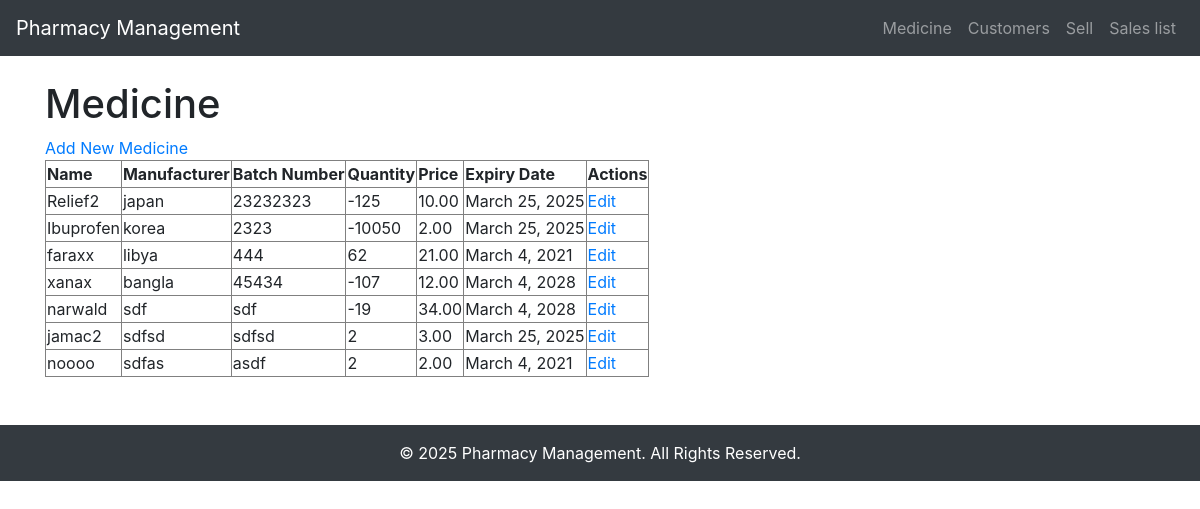
Page /Medicine/ on the committed database.
### pharmacy/models.py (models this page shows, shortened)
class Medicine(models.Model):
    name = models.CharField(max_length=255)
    description = models.TextField(blank=True, null=True)
    manufacturer = models.CharField(max_length=255)
    batch_number = models.CharField(max_length=50, unique=True)
    quantity = models.IntegerField()
    price = models.DecimalField(max_digits=10, decimal_places=2)
    expiry_date = models.DateField()

### pharmacy/views.py (the view)
# urls.py: path('Medicine/', MedicineListView.as_view(), name='medicine_list'),
class MedicineListView(ListView):
    model = Medicine
    template_name = 'pharmacy/medicine/medicine_list.html'  # Path to the template
    context_object_name = 'medicines'

### pharmacy/templates/pharmacy/medicine/medicine_list.html (shortened to what this page needs)
{% extends 'pharmacy/base.html' %}
{% block content %}
    <h1>Medicine</h1>
    <a href="{% url 'medicine_add' %}">Add New Medicine</a>
    <table border="1">
        <thead>
            <tr>
                <th>Name</th>
                <th>Manufacturer</th>
                <th>Batch Number</th>
                <th>Quantity</th>
                <th>Price</th>
                <th>Expiry Date</th>
                <th>Actions</th>
            </tr>
        </thead>
        <tbody>
            {% for medicine in medicines %}
            <tr>
                <td>{{ medicine.name }}</td>
                <td>{{ medicine.manufacturer }}</td>
                <td>{{ medicine.batch_number }}</td>
                <td>{{ medicine.quantity }}</td>
                <td>{{ medicine.price }}</td>
                <td>{{ medicine.expiry_date }}</td>
                <td>
                    <a href="{% url 'medicine_edit' medicine.id %}">Edit</a>
                </td>
            </tr>
            {% endfor %}
        </tbody>
    </table>
{% endblock %}

### rows in the picture
Medicine: name "Relief2", manufacturer "japan", batch_number "23232323", quantity "-125", price "10.00", expiry_date "March 25, 2025"
Medicine: name "Ibuprofen", manufacturer "korea", batch_number "2323", quantity "-10050", price "2.00", expiry_date "March 25, 2025"
Medicine: name "faraxx", manufacturer "libya", batch_number "444", quantity "62", price "21.00", expiry_date "March 4, 2021"
Medicine: name "xanax", manufacturer "bangla", batch_number "45434", quantity "-107", price "12.00", expiry_date "March 4, 2028"
Medicine: name "narwald", manufacturer "sdf", batch_number "sdf", quantity "-19", price "34.00", expiry_date "March 4, 2028"
Medicine: name "jamac2", manufacturer "sdfsd", batch_number "sdfsd", quantity "2", price "3.00", expiry_date "March 25, 2025"
Medicine: name "noooo", manufacturer "sdfas", batch_number "asdf", quantity "2", price "2.00", expiry_date "March 4, 2021"
